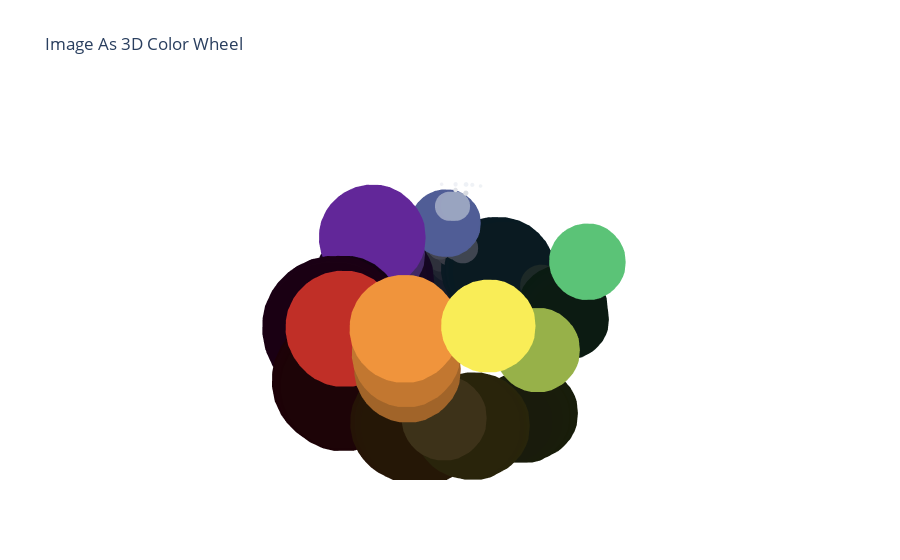

Notebook cell for this chart:
### Code cell
from image_selection import select_image_file, extract_hsv_data
from data_visualization import plot_hsv_values

def main():
    # user selects image from computer
    image_path = select_image_file()
    print("Selected image path:", image_path)

    if image_path:
        # Image data is converted into a list of Hue, Saturation, and Value (HSV) Data
        hsv_data = extract_hsv_data(image_path) #  using only a random selection of pixels
        plot_hsv_values(hsv_data)

    else:
        print("No Image Selected")

if __name__ == "__main__":
    main()

### Figure 1 — Plotly figure (JSON) as saved in the notebook; plotly's stock layout.template omitted (floating-point values rounded to 4 significant figures; data arrays with more than 128 entries replaced by an {"elided": "..."} marker saying what was removed)
{"data": [{"hoverinfo": "text", "marker": {"color": {"elided": "1540 str values"}, "line": {"width": 0}, "opacity": 1, "size": {"elided": "1540 float values"}}, "mode": "markers", "text": {"elided": "1540 str values"}, "type": "scatter3d", "x": {"elided": "1540 float values"}, "y": {"elided": "1540 float values"}, "z": {"elided": "1540 float values"}}], "layout": {"paper_bgcolor": "rgba(0,0,0,0)", "plot_bgcolor": "rgba(0,0,0,0)", "scene": {"xaxis": {"showbackground": false, "showgrid": false, "showticklabels": false, "title": {"text": ""}, "visible": false, "zeroline": false}, "yaxis": {"showbackground": false, "showgrid": false, "showticklabels": false, "title": {"text": ""}, "visible": false, "zeroline": false}, "zaxis": {"showbackground": false, "showgrid": false, "showticklabels": false, "title": {"text": ""}, "visible": false, "zeroline": false}}, "title": {"text": "Image As 3D Color Wheel"}}}
